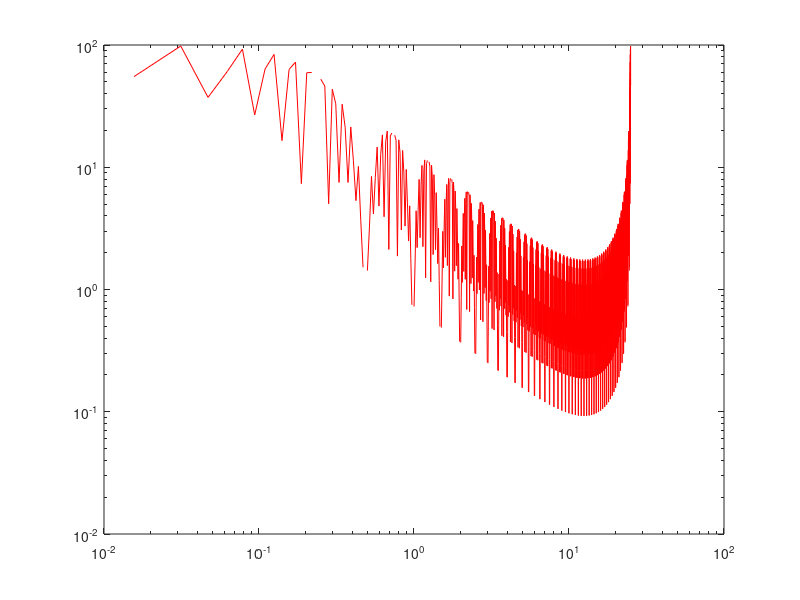

This chart was generated by the following MATLAB code:
clear

N=2;
a=1;
d=10;
magE_0=1;
h=0.02;

% phi=-pi/2:pi/100:pi/2;

y=[zeros(1,d/h) ones(1,a/h)];

for n=2:N
    y=[y zeros(1,d/h) ones(1,a/h)];
end
y=[y zeros(1,d/h)];

x=h:h:N*(a+d)+d;

totalLength=(length(x)-1)*h;
spatialFreq=((1:length(x))-2)/(2*totalLength);

E_0=magE_0*y;%*exp(i*phi);

spec=fft(E_0);

figure(1)
clf
loglog(spatialFreq,abs(spec),'r-')

